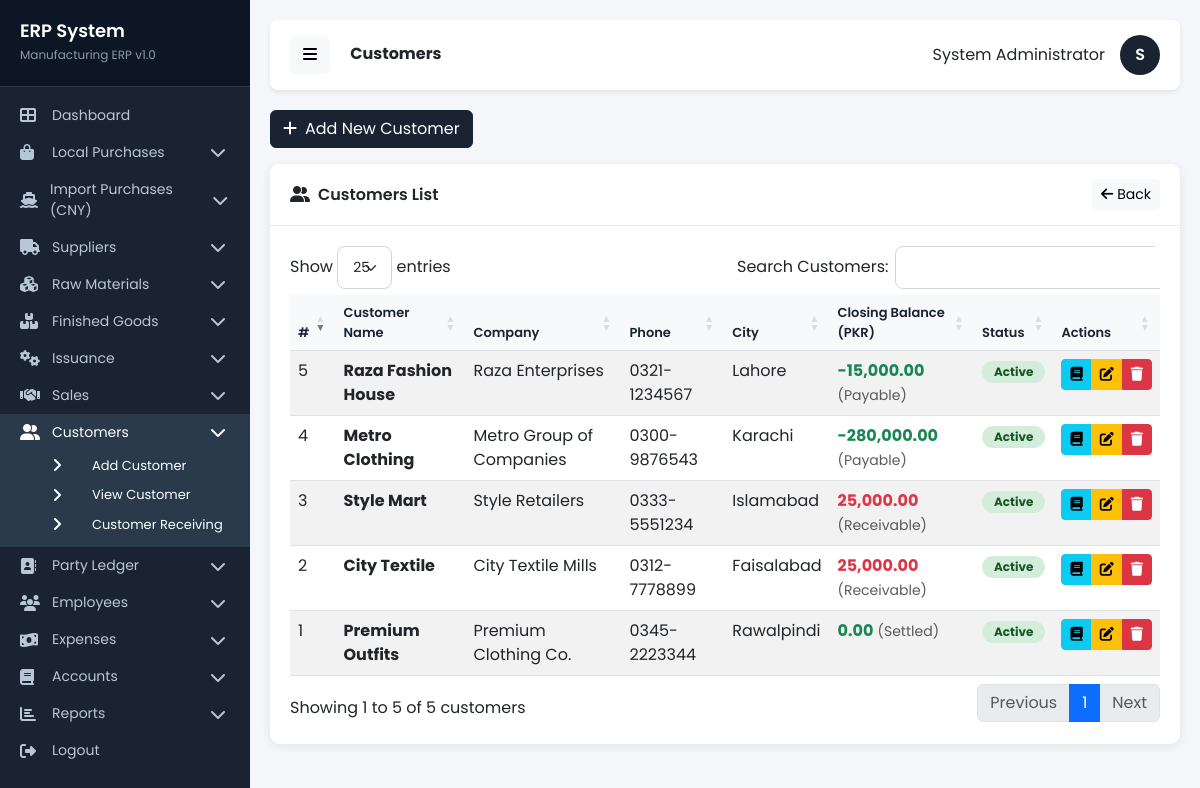
Screenshot of /pages/customers.php (signed in) with the database file from the repository.
### tables this page shows
CREATE TABLE `customers` (
  `id` int(11) NOT NULL,
  `customer_name` varchar(200) NOT NULL,
  `company_name` varchar(200) DEFAULT NULL,
  `contact_person` varchar(100) DEFAULT NULL,
  `phone` varchar(20) DEFAULT NULL,
  `email` varchar(100) DEFAULT NULL,
  `address` text DEFAULT NULL,
  `city` varchar(100) DEFAULT NULL,
  `country` varchar(100) DEFAULT 'Pakistan',
  `cnic` varchar(20) DEFAULT NULL,
  `ntn` varchar(20) DEFAULT NULL,
  `opening_balance` decimal(18,2) DEFAULT 0.00,
  `current_balance` decimal(18,2) DEFAULT 0.00,
  `status` enum('active','inactive') DEFAULT 'active',
  `date_time` datetime DEFAULT NULL
);

### includes/database.php (called while the page is built, shortened)
<?php
$db = new mysqli(DB_HOST, DB_USER, DB_PASS, DB_NAME);
$db->set_charset("utf8");
function executePrepared($sql, $types = '', $params = []) {
    global $db;
    $stmt = $db->prepare($sql);
    $stmt->execute();
    return $stmt;
}
function getRows($sql, $types = '', $params = []) {
    $stmt = executePrepared($sql, $types, $params);
    $result = $stmt->get_result();
    $rows = [];
    while ($row = $result->fetch_assoc()) {
        $rows[] = $row;
    }
    return $rows;
}
function formatCurrency($amount) {
    return number_format($amount, 2);
}
?>

### pages/customers.php (the view, shortened to what this page needs)
<?php
require_once '../includes/database.php';
$sql = "SELECT c.*,
        (SELECT COALESCE(SUM(total_amount), 0) FROM sales WHERE customer_id = c.id AND status='completed') as total_sales,
        (SELECT COALESCE(SUM(paid_amount), 0) FROM sales WHERE customer_id = c.id AND status='completed') as total_paid,
        (SELECT COALESCE(SUM(amount), 0) FROM customer_receipts WHERE customer_id = c.id) as total_receipts
        FROM customers c ORDER BY c.id DESC";
$customers = getRows($sql);
include '../includes/header.php';
include '../includes/sidebar.php';
?>
<div class="row mb-3">
    <div class="col-12">
        <a href="add_customer.php" class="btn btn-primary">
            <i class="fas fa-plus me-2"></i>Add New Customer
        </a>
    </div>
</div>
<div class="row">
    <div class="col-12">
        <div class="card">
            <div class="card-header d-flex justify-content-between align-items-center">
                <span><i class="fas fa-user-friends me-2"></i>Customers List</span>
                <a href="../index.php" class="btn btn-light btn-sm"><i class="fas fa-arrow-left me-1"></i>Back</a>
            </div>
            <div class="card-body">
                <div class="table-responsive">
                    <table class="table table-striped table-hover" id="customerTable">
                        <thead>
                            <tr>
                                <th>#</th>
                                <th>Customer Name</th>
                                <th>Company</th>
                                <th>Phone</th>
                                <th>City</th>
                                <th>Closing Balance (PKR)</th>
                                <th>Status</th>
                                <th>Actions</th>
                            </tr>
                        </thead>
                        <tbody>
                            <?php if (count($customers) > 0): ?>
                                <?php $counter = 1; ?>
                                <?php foreach ($customers as $customer): ?>
                                    <?php
                                    $effOpening = $customer['opening_balance'];
                                    $closingBalance = $effOpening + $customer['total_sales'] - $customer['total_paid'] - $customer['total_receipts'];
                                    ?>
                                    <tr>
                                        <td><?php echo $counter++; ?></td>
                                        <td><strong><?php echo htmlspecialchars($customer['customer_name']); ?></strong></td>
                                        <td><?php echo htmlspecialchars($customer['company_name'] ?: '-'); ?></td>
                                        <td><?php echo htmlspecialchars($customer['phone'] ?: '-'); ?></td>
                                        <td><?php echo htmlspecialchars($customer['city'] ?: '-'); ?></td>
                                        <td class="<?php echo $closingBalance > 0 ? 'text-danger' : 'text-success'; ?>">
                                            <strong><?php echo formatCurrency($closingBalance); ?></strong>
                                            <small class="text-muted">(<?php echo $closingBalance > 0 ? 'Receivable' : ($closingBalance < 0 ? 'Payable' : 'Settled'); ?>)</small>
                                        </td>
                                        <td>
                                            <span class="badge badge-status badge-<?php echo $customer['status']; ?>">
                                                <?php echo ucfirst($customer['status']); ?>
                                            </span>
                                        </td>
                                        <td>
                                            <div class="btn-group btn-group-sm">
                                                <a href="customer_ledger.php?id=<?php echo $customer['id']; ?>" class="btn btn-info" title="Ledger">
                                                    <i class="fas fa-book"></i>
                                                </a>
                                                <button type="button" class="btn btn-warning" title="Edit"
                                                    data-bs-toggle="modal" data-bs-target="#customerModal"
                                                    data-id="<?php echo $customer['id']; ?>"
                                                    data-customer_name="<?php echo htmlspecialchars($customer['customer_name']); ?>"
                                                    data-company_name="<?php echo htmlspecialchars($customer['company_name']); ?>"
                                                    data-contact_person="<?php echo htmlspecialchars($customer['contact_person']); ?>"
                                                    data-phone="<?php echo htmlspecialchars($customer['phone']); ?>"
                                                    data-email="<?php echo htmlspecialchars($customer['email']); ?>"
                                                    data-address="<?php echo htmlspecialchars($customer['address']); ?>"
                                                    data-city="<?php echo htmlspecialchars($customer['city']); ?>"
                                                    data-opening_balance="<?php echo $customer['opening_balance']; ?>"
                                                    data-opening_balance_type="<?php echo $customer['opening_balance_type'] ?? 'receivable'; ?>"
                                                    data-status="<?php echo $customer['status']; ?>">
                                                    <i class="fas fa-edit"></i>
                                                </button>
                                                <a href="?delete=<?php echo $customer['id']; ?>" class="btn btn-danger delete-confirm" title="Delete">
                                                    <i class="fas fa-trash"></i>
                                                </a>
                                            </div>
                                        </td>
                                    </tr>
                                <?php endforeach; ?>
                            <?php endif; ?>
                        </tbody>
                    </table>
                </div>
            </div>
        </div>
    </div>
</div>
<link rel="stylesheet" href="https://cdn.datatables.net/1.13.4/css/dataTables.bootstrap5.min.css">
<?php
include '../includes/footer.php';
?>

### includes/header.php (style rules this page uses)
* { font-family: 'Poppins', sans-serif; }
body { background-color: #f4f6f9; margin: 0; padding: 0; }
.card { border: none; border-radius: 10px; box-shadow: 0 2px 10px rgba(0,0,0,0.08); margin-bottom: 20px; }
.card-header { background: #fff; border-bottom: 1px solid #e8eaed; padding: 15px 20px; font-weight: 600; border-radius: 10px 10px 0 0 !important; }
.card-body { padding: 20px; }
.btn-primary { background: #1a2332; border-color: #1a2332; }
.table-responsive { border-radius: 8px; }
.table th { background: #f8f9fa; font-weight: 600; font-size: 13px; color: #1a2332; }
.badge-status { padding: 5px 12px; border-radius: 20px; font-size: 12px; }
.badge-active { background: #d4edda; color: #155724; }

### rows the page displays
customers: customer_name "Premium Outfits", company_name "Premium Clothing Co.", phone "0345-2223344", city "Rawalpindi", opening_balance "0.00", shows "Settled", status "Active"
customers: customer_name "City Textile", company_name "City Textile Mills", phone "0312-7778899", city "Faisalabad", closingBalance "25,000.00", opening_balance "Receivable", status "Active"
customers: customer_name "Style Mart", company_name "Style Retailers", phone "0333-5551234", city "Islamabad", closingBalance "25,000.00", opening_balance "Receivable", status "Active"
customers: customer_name "Metro Clothing", company_name "Metro Group of Companies", phone "0300-9876543", city "Karachi", closingBalance "-280,000.00", opening_balance "Payable", status "Active"
customers: customer_name "Raza Fashion House", company_name "Raza Enterprises", phone "0321-1234567", city "Lahore", closingBalance "-15,000.00", opening_balance "Payable", status "Active"

### other values shown
$pageTitle "Customers"
$_SESSION['full_name'] "System Administrator"
substr($_SESSION['full_name'], 0, 1) "S"
